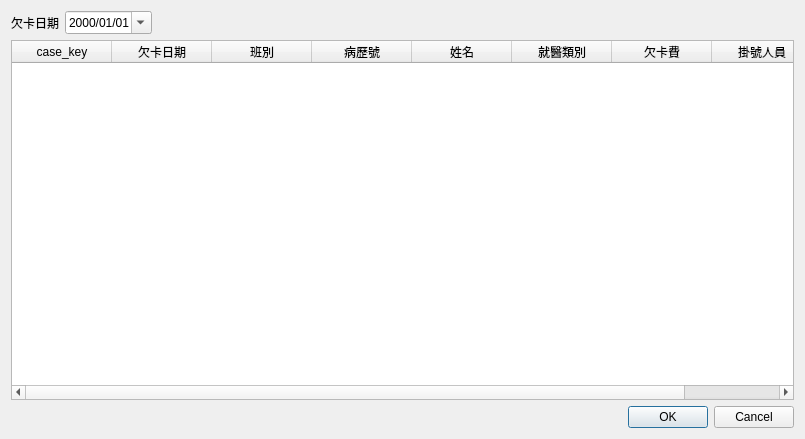
<?xml version="1.0" encoding="UTF-8"?>
<ui version="4.0">
 <class>Dialog_add_deposit</class>
 <widget class="QDialog" name="Dialog_add_deposit">
  <property name="windowModality">
   <enum>Qt::NonModal</enum>
  </property>
  <property name="geometry">
   <rect>
    <x>0</x>
    <y>0</y>
    <width>805</width>
    <height>439</height>
   </rect>
  </property>
  <property name="sizePolicy">
   <sizepolicy hsizetype="Preferred" vsizetype="Preferred">
    <horstretch>0</horstretch>
    <verstretch>0</verstretch>
   </sizepolicy>
  </property>
  <property name="windowTitle">
   <string>新增欠卡資料</string>
  </property>
  <property name="modal">
   <bool>false</bool>
  </property>
  <layout class="QVBoxLayout" name="verticalLayout">
   <item>
    <layout class="QHBoxLayout" name="horizontalLayout">
     <item>
      <widget class="QLabel" name="label">
       <property name="text">
        <string>欠卡日期</string>
       </property>
      </widget>
     </item>
     <item>
      <widget class="QDateEdit" name="dateEdit_deposit_date">
       <property name="displayFormat">
        <string>yyyy/MM/dd</string>
       </property>
       <property name="calendarPopup">
        <bool>true</bool>
       </property>
      </widget>
     </item>
     <item>
      <spacer name="horizontalSpacer">
       <property name="orientation">
        <enum>Qt::Horizontal</enum>
       </property>
       <property name="sizeHint" stdset="0">
        <size>
         <width>40</width>
         <height>20</height>
        </size>
       </property>
      </spacer>
     </item>
    </layout>
   </item>
   <item>
    <widget class="QTableWidget" name="tableWidget_medical_record">
     <property name="editTriggers">
      <set>QAbstractItemView::NoEditTriggers</set>
     </property>
     <property name="alternatingRowColors">
      <bool>true</bool>
     </property>
     <property name="selectionMode">
      <enum>QAbstractItemView::SingleSelection</enum>
     </property>
     <property name="selectionBehavior">
      <enum>QAbstractItemView::SelectRows</enum>
     </property>
     <column>
      <property name="text">
       <string>case_key</string>
      </property>
     </column>
     <column>
      <property name="text">
       <string>欠卡日期</string>
      </property>
     </column>
     <column>
      <property name="text">
       <string>班別</string>
      </property>
     </column>
     <column>
      <property name="text">
       <string>病歷號</string>
      </property>
     </column>
     <column>
      <property name="text">
       <string>姓名</string>
      </property>
     </column>
     <column>
      <property name="text">
       <string>就醫類別</string>
      </property>
     </column>
     <column>
      <property name="text">
       <string>欠卡費</string>
      </property>
     </column>
     <column>
      <property name="text">
       <string>掛號人員</string>
      </property>
     </column>
    </widget>
   </item>
   <item>
    <widget class="QDialogButtonBox" name="buttonBox">
     <property name="orientation">
      <enum>Qt::Horizontal</enum>
     </property>
     <property name="standardButtons">
      <set>QDialogButtonBox::Cancel|QDialogButtonBox::Ok</set>
     </property>
     <property name="centerButtons">
      <bool>false</bool>
     </property>
    </widget>
   </item>
  </layout>
 </widget>
 <resources/>
 <connections>
  <connection>
   <sender>buttonBox</sender>
   <signal>accepted()</signal>
   <receiver>Dialog_add_deposit</receiver>
   <slot>accept()</slot>
   <hints>
    <hint type="sourcelabel">
     <x>248</x>
     <y>254</y>
    </hint>
    <hint type="destinationlabel">
     <x>157</x>
     <y>274</y>
    </hint>
   </hints>
  </connection>
  <connection>
   <sender>buttonBox</sender>
   <signal>rejected()</signal>
   <receiver>Dialog_add_deposit</receiver>
   <slot>reject()</slot>
   <hints>
    <hint type="sourcelabel">
     <x>316</x>
     <y>260</y>
    </hint>
    <hint type="destinationlabel">
     <x>286</x>
     <y>274</y>
    </hint>
   </hints>
  </connection>
 </connections>
</ui>
